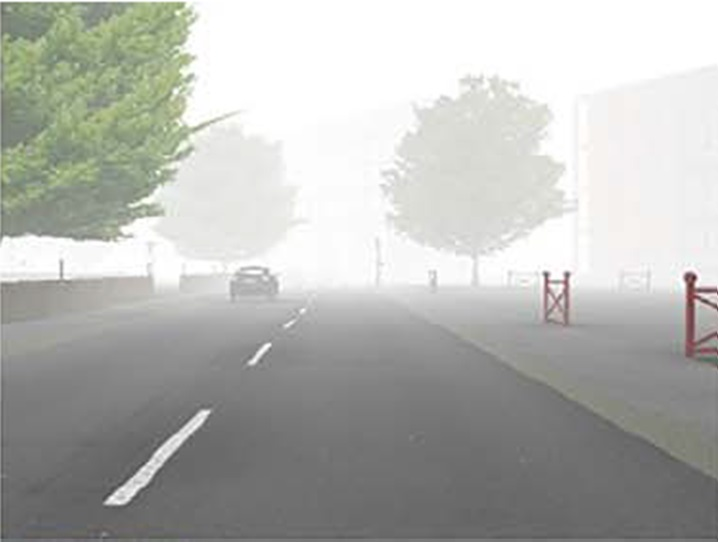
%> input picture 15.jpg, 718 x 542 px
$ octave proposed.m   (GNU Octave 9; MATLAB toolbox functions it lacks are replaced by stand-ins)
%> lines starting %> are read from the running program, lines starting %| are printed output that depends on the picture
clear all,close all,clc;
[p n]=uigetfile('*.*','Dark channel prior')
%> the answer given: 15.jpg
input_image = imread([n p]);
%> input_image is the input picture: size 542x718x3 uint8; mean R, G, B 181.4, 182.5, 178.7
input_image=imresize(input_image,[300 500]);
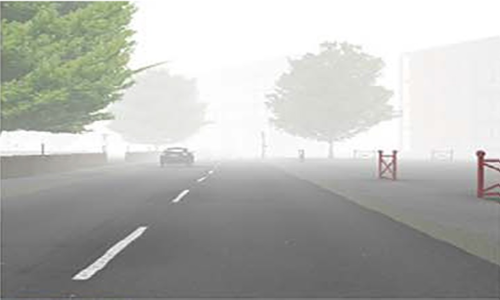
%> input_image: size 300x500x3 uint8; mean R, G, B 181.3, 182.5, 178.7

figure,imshow(input_image),title('Input image');
input=input_image;
%Step 1 Convert image to L*a*b* color space

convert2lab = makecform('srgb2lab');
LAB = applycform(input_image, convert2lab);
%> LAB: size 300x500x3 uint8; mean of channels 1, 2, 3 187.3, 127.1, 129.9


L = LAB(:,:,2);
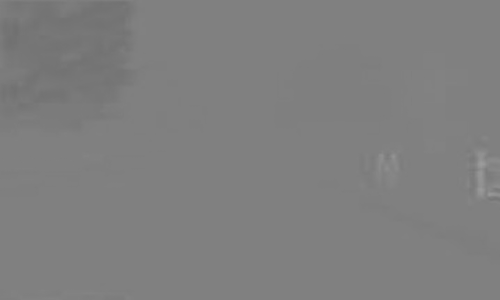
%> L: size 300x500 uint8; min 112, max 156, mean 127.1
LAB(:,:,2) = adapthisteq(L,'NumTiles', [5 5],'ClipLimit',0.003);
%> LAB: size 300x500x3 uint8; mean of channels 1, 2, 3 187.3, 86.6, 129.9

L = LAB(:,:,1);
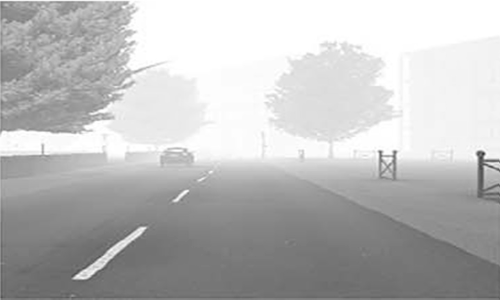
%> L: size 300x500 uint8; min 51, max 255, mean 187.3
LAB(:,:,1) = adapthisteq(L,'NumTiles', [5 5],'ClipLimit',0.003);
%> LAB: size 300x500x3 uint8; mean of channels 1, 2, 3 170, 86.6, 129.9

L = LAB(:,:,3);
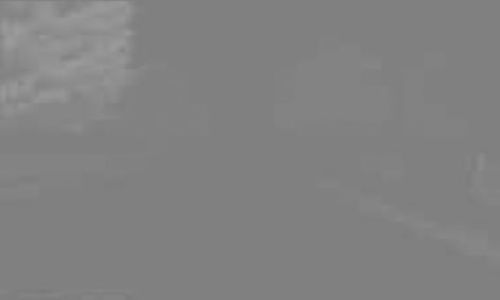
%> L: size 300x500 uint8; min 120, max 156, mean 129.9
LAB(:,:,3) = adapthisteq(L,'NumTiles', [5 5],'ClipLimit',0.003);
%> LAB: size 300x500x3 uint8; mean of channels 1, 2, 3 170, 86.6, 70.1

% Convert 2 RGB  space
convert2rgb  = makecform('lab2srgb');
J = applycform(LAB, convert2rgb );
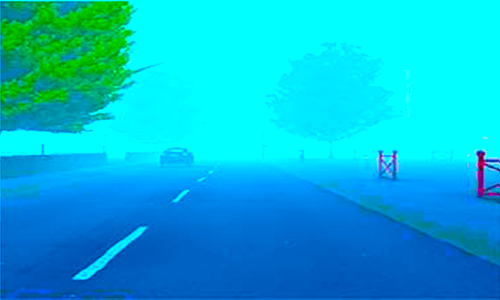
%> J: size 300x500x3 uint8; mean R, G, B 0.8, 181.8, 217.1

%Step 3 now apply dark_channel channel prior algorithm
input_image=J;
input_image=double(input_image)/255;
%> input_image: size 300x500x3 double

[h,w,c]=size(input_image);
%> h = 300; w = 500; c = 3

dark_channel_ori=ones(h,w);
dark_channel_extend=ones(h+8,w+8);
mask=4;

for i=1:h
    for j=1:w
        gradient_profile_extend(i+mask,j+mask)=mean(input_image(i,j,:));
    end
end
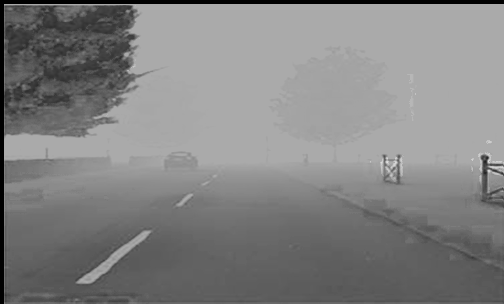
%> gradient_profile_extend: size 304x504 double; min 0, max 0.886, mean 0.512
for i=1+mask:h+mask
    for j=1+mask:w+mask
%> (the run ends here)
